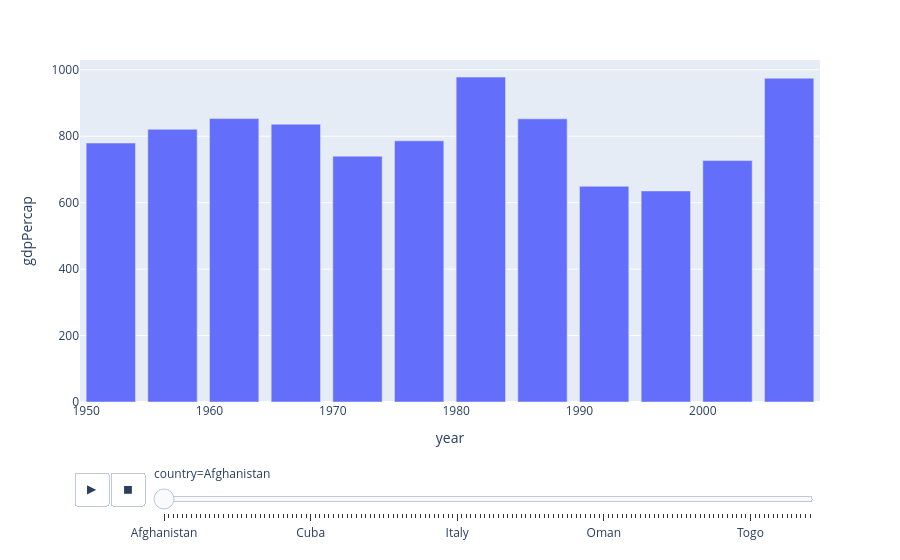

Notebook code cell kept with this figure:
### Code cell
px.bar(df, x = 'year',  y = 'gdpPercap', animation_frame='country')

### Figure 1 — Plotly figure (JSON) as saved in the notebook; plotly's stock layout.template omitted (floating-point values rounded to 4 significant figures)
{"data": [{"hovertemplate": "country=Afghanistan<br>year=%{x}<br>gdpPercap=%{y}<extra></extra>", "legendgroup": "", "marker": {"color": "#636efa", "pattern": {"shape": ""}}, "name": "", "orientation": "v", "showlegend": false, "textposition": "auto", "type": "bar", "x": [1952, 1957, 1962, 1967, 1972, 1977, 1982, 1987, 1992, 1997, 2002, 2007], "xaxis": "x", "y": [779.4, 820.9, 853.1, 836.2, 740.0, 786.1, 978.0, 852.4, 649.3, 635.3, 726.7, 974.6], "yaxis": "y"}], "layout": {"barmode": "relative", "legend": {"tracegroupgap": 0}, "margin": {"t": 60}, "sliders": [{"active": 0, "currentvalue": {"prefix": "country="}, "len": 0.9, "pad": {"b": 10, "t": 60}, "steps": [{"args": [["Afghanistan"], {"frame": {"duration": 0, "redraw": true}, "fromcurrent": true, "mode": "immediate", "transition": {"duration": 0, "easing": "linear"}}], "label": "Afghanistan", "method": "animate"}, {"args": [["Albania"], {"frame": {"duration": 0, "redraw": true}, "fromcurrent": true, "mode": "immediate", "transition": {"duration": 0, "easing": "linear"}}], "label": "Albania", "method": "animate"}, {"args": [["Algeria"], {"frame": {"duration": 0, "redraw": true}, "fromcurrent": true, "mode": "immediate", "transition": {"duration": 0, "easing": "linear"}}], "label": "Algeria", "method": "animate"}, {"args": [["Angola"], {"frame": {"duration": 0, "redraw": true}, "fromcurrent": true, "mode": "immediate", "transition": {"duration": 0, "easing": "linear"}}], "label": "Angola", "method": "animate"}, {"args": [["Argentina"], {"frame": {"duration": 0, "redraw": true}, "fromcurrent": true, "mode": "immediate", "transition": {"duration": 0, "easing": "linear"}}], "label": "Argentina", "method": "animate"}, {"args": [["Australia"], {"frame": {"duration": 0, "redraw": true}, "fromcurrent": true, "mode": "immediate", "transition": {"duration": 0, "easing": "linear"}}], "label": "Australia", "method": "animate"}, {"args": [["Austria"], {"frame": {"duration": 0, "redraw": true}, "fromcurrent": true, "mode": "immediate", "transition": {"duration": 0, "easing": "linear"}}], "label": "Austria", "method": "animate"}, {"args": [["Bahrain"], {"frame": {"duration": 0, "redraw": true}, "fromcurrent": true, "mode": "immediate", "transition": {"duration": 0, "easing": "linear"}}], "label": "Bahrain", "method": "animate"}, {"args": [["Bangladesh"], {"frame": {"duration": 0, "redraw": true}, "fromcurrent": true, "mode": "immediate", "transition": {"duration": 0, "easing": "linear"}}], "label": "Bangladesh", "method": "animate"}, {"args": [["Belgium"], {"frame": {"duration": 0, "redraw": true}, "fromcurrent": true, "mode": "immediate", "transition": {"duration": 0, "easing": "linear"}}], "label": "Belgium", "method": "animate"}, {"args": [["Benin"], {"frame": {"duration": 0, "redraw": true}, "fromcurrent": true, "mode": "immediate", "transition": {"duration": 0, "easing": "linear"}}], "label": "Benin", "method": "animate"}, {"args": [["Bolivia"], {"frame": {"duration": 0, "redraw": true}, "fromcurrent": true, "mode": "immediate", "transition": {"duration": 0, "easing": "linear"}}], "label": "Bolivia", "method": "animate"}, {"args": [["Bosnia and Herzegovina"], {"frame": {"duration": 0, "redraw": true}, "fromcurrent": true, "mode": "immediate", "transition": {"duration": 0, "easing": "linear"}}], "label": "Bosnia and Herzegovina", "method": "animate"}, {"args": [["Botswana"], {"frame": {"duration": 0, "redraw": true}, "fromcurrent": true, "mode": "immediate", "transition": {"duration": 0, "easing": "linear"}}], "label": "Botswana", "method": "animate"}, {"args": [["Brazil"], {"frame": {"duration": 0, "redraw": true}, "fromcurrent": true, "mode": "immediate", "transition": {"duration": 0, "easing": "linear"}}], "label": "Brazil", "method": "animate"}, {"args": [["Bulgaria"], {"frame": {"duration": 0, "redraw": true}, "fromcurrent": true, "mode": "immediate", "transition": {"duration": 0, "easing": "linear"}}], "label": "Bulgaria", "method": "animate"}, {"args": [["Burkina Faso"], {"frame": {"duration": 0, "redraw": true}, "fromcurrent": true, "mode": "immediate", "transition": {"duration": 0, "easing": "linear"}}], "label": "Burkina Faso", "method": "animate"}, {"args": [["Burundi"], {"frame": {"duration": 0, "redraw": true}, "fromcurrent": true, "mode": "immediate", "transition": {"duration": 0, "easing": "linear"}}], "label": "Burundi", "method": "animate"}, {"args": [["Cambodia"], {"frame": {"duration": 0, "redraw": true}, "fromcurrent": true, "mode": "immediate", "transition": {"duration": 0, "easing": "linear"}}], "label": "Cambodia", "method": "animate"}, {"args": [["Cameroon"], {"frame": {"duration": 0, "redraw": true}, "fromcurrent": true, "mode": "immediate", "transition": {"duration": 0, "easing": "linear"}}], "label": "Cameroon", "method": "animate"}, {"args": [["Canada"], {"frame": {"duration": 0, "redraw": true}, "fromcurrent": true, "mode": "immediate", "transition": {"duration": 0, "easing": "linear"}}], "label": "Canada", "method": "animate"}, {"args": [["Central African Republic"], {"frame": {"duration": 0, "redraw": true}, "fromcurrent": true, "mode": "immediate", "transition": {"duration": 0, "easing": "linear"}}], "label": "Central African Republic", "method": "animate"}, {"args": [["Chad"], {"frame": {"duration": 0, "redraw": true}, "fromcurrent": true, "mode": "immediate", "transition": {"duration": 0, "easing": "linear"}}], "label": "Chad", "method": "animate"}, {"args": [["Chile"], {"frame": {"duration": 0, "redraw": true}, "fromcurrent": true, "mode": "immediate", "transition": {"duration": 0, "easing": "linear"}}], "label": "Chile", "method": "animate"}, {"args": [["China"], {"frame": {"duration": 0, "redraw": true}, "fromcurrent": true, "mode": "immediate", "transition": {"duration": 0, "easing": "linear"}}], "label": "China", "method": "animate"}, {"args": [["Colombia"], {"frame": {"duration": 0, "redraw": true}, "fromcurrent": true, "mode": "immediate", "transition": {"duration": 0, "easing": "linear"}}], "label": "Colombia", "method": "animate"}, {"args": [["Comoros"], {"frame": {"duration": 0, "redraw": true}, "fromcurrent": true, "mode": "immediate", "transition": {"duration": 0, "easing": "linear"}}], "label": "Comoros", "method": "animate"}, {"args": [["Congo, Dem. Rep."], {"frame": {"duration": 0, "redraw": true}, "fromcurrent": true, "mode": "immediate", "transition": {"duration": 0, "easing": "linear"}}], "label": "Congo, Dem. Rep.", "method": "animate"}, {"args": [["Congo, Rep."], {"frame": {"duration": 0, "redraw": true}, "fromcurrent": true, "mode": "immediate", "transition": {"duration": 0, "easing": "linear"}}], "label": "Congo, Rep.", "method": "animate"}, {"args": [["Costa Rica"], {"frame": {"duration": 0, "redraw": true}, "fromcurrent": true, "mode": "immediate", "transition": {"duration": 0, "easing": "linear"}}], "label": "Costa Rica", "method": "animate"}, {"args": [["Cote d'Ivoire"], {"frame": {"duration": 0, "redraw": true}, "fromcurrent": true, "mode": "immediate", "transition": {"duration": 0, "easing": "linear"}}], "label": "Cote d'Ivoire", "method": "animate"}, {"args": [["Croatia"], {"frame": {"duration": 0, "redraw": true}, "fromcurrent": true, "mode": "immediate", "transition": {"duration": 0, "easing": "linear"}}], "label": "Croatia", "method": "animate"}, {"args": [["Cuba"], {"frame": {"duration": 0, "redraw": true}, "fromcurrent": true, "mode": "immediate", "transition": {"duration": 0, "easing": "linear"}}], "label": "Cuba", "method": "animate"}, {"args": [["Czech Republic"], {"frame": {"duration": 0, "redraw": true}, "fromcurrent": true, "mode": "immediate", "transition": {"duration": 0, "easing": "linear"}}], "label": "Czech Republic", "method": "animate"}, {"args": [["Denmark"], {"frame": {"duration": 0, "redraw": true}, "fromcurrent": true, "mode": "immediate", "transition": {"duration": 0, "easing": "linear"}}], "label": "Denmark", "method": "animate"}, {"args": [["Djibouti"], {"frame": {"duration": 0, "redraw": true}, "fromcurrent": true, "mode": "immediate", "transition": {"duration": 0, "easing": "linear"}}], "label": "Djibouti", "method": "animate"}, {"args": [["Dominican Republic"], {"frame": {"duration": 0, "redraw": true}, "fromcurrent": true, "mode": "immediate", "transition": {"duration": 0, "easing": "linear"}}], "label": "Dominican Republic", "method": "animate"}, {"args": [["Ecuador"], {"frame": {"duration": 0, "redraw": true}, "fromcurrent": true, "mode": "immediate", "transition": {"duration": 0, "easing": "linear"}}], "label": "Ecuador", "method": "animate"}, {"args": [["Egypt"], {"frame": {"duration": 0, "redraw": true}, "fromcurrent": true, "mode": "immediate", "transition": {"duration": 0, "easing": "linear"}}], "label": "Egypt", "method": "animate"}, {"args": [["El Salvador"], {"frame": {"duration": 0, "redraw": true}, "fromcurrent": true, "mode": "immediate", "transition": {"duration": 0, "easing": "linear"}}], "label": "El Salvador", "method": "animate"}, {"args": [["Equatorial Guinea"], {"frame": {"duration": 0, "redraw": true}, "fromcurrent": true, "mode": "immediate", "transition": {"duration": 0, "easing": "linear"}}], "label": "Equatorial Guinea", "method": "animate"}, {"args": [["Eritrea"], {"frame": {"duration": 0, "redraw": true}, "fromcurrent": true, "mode": "immediate", "transition": {"duration": 0, "easing": "linear"}}], "label": "Eritrea", "method": "animate"}, {"args": [["Ethiopia"], {"frame": {"duration": 0, "redraw": true}, "fromcurrent": true, "mode": "immediate", "transition": {"duration": 0, "easing": "linear"}}], "label": "Ethiopia", "method": "animate"}, {"args": [["Finland"], {"frame": {"duration": 0, "redraw": true}, "fromcurrent": true, "mode": "immediate", "transition": {"duration": 0, "easing": "linear"}}], "label": "Finland", "method": "animate"}, {"args": [["France"], {"frame": {"duration": 0, "redraw": true}, "fromcurrent": true, "mode": "immediate", "transition": {"duration": 0, "easing": "linear"}}], "label": "France", "method": "animate"}, {"args": [["Gabon"], {"frame": {"duration": 0, "redraw": true}, "fromcurrent": true, "mode": "immediate", "transition": {"duration": 0, "easing": "linear"}}], "label": "Gabon", "method": "animate"}, {"args": [["Gambia"], {"frame": {"duration": 0, "redraw": true}, "fromcurrent": true, "mode": "immediate", "transition": {"duration": 0, "easing": "linear"}}], "label": "Gambia", "method": "animate"}, {"args": [["Germany"], {"frame": {"duration": 0, "redraw": true}, "fromcurrent": true, "mode": "immediate", "transition": {"duration": 0, "easing": "linear"}}], "label": "Germany", "method": "animate"}, {"args": [["Ghana"], {"frame": {"duration": 0, "redraw": true}, "fromcurrent": true, "mode": "immediate", "transition": {"duration": 0, "easing": "linear"}}], "label": "Ghana", "method": "animate"}, {"args": [["Greece"], {"frame": {"duration": 0, "redraw": true}, "fromcurrent": true, "mode": "immediate", "transition": {"duration": 0, "easing": "linear"}}], "label": "Greece", "method": "animate"}, {"args": [["Guatemala"], {"frame": {"duration": 0, "redraw": true}, "fromcurrent": true, "mode": "immediate", "transition": {"duration": 0, "easing": "linear"}}], "label": "Guatemala", "method": "animate"}, {"args": [["Guinea"], {"frame": {"duration": 0, "redraw": true}, "fromcurrent": true, "mode": "immediate", "transition": {"duration": 0, "easing": "linear"}}], "label": "Guinea", "method": "animate"}, {"args": [["Guinea-Bissau"], {"frame": {"duration": 0, "redraw": true}, "fromcurrent": true, "mode": "immediate", "transition": {"duration": 0, "easing": "linear"}}], "label": "Guinea-Bissau", "method": "animate"}, {"args": [["Haiti"], {"frame": {"duration": 0, "redraw": true}, "fromcurrent": true, "mode": "immediate", "transition": {"duration": 0, "easing": "linear"}}], "label": "Haiti", "method": "animate"}, {"args": [["Honduras"], {"frame": {"duration": 0, "redraw": true}, "fromcurrent": true, "mode": "immediate", "transition": {"duration": 0, "easing": "linear"}}], "label": "Honduras", "method": "animate"}, {"args": [["Hong Kong, China"], {"frame": {"duration": 0, "redraw": true}, "fromcurrent": true, "mode": "immediate", "transition": {"duration": 0, "easing": "linear"}}], "label": "Hong Kong, China", "method": "animate"}, {"args": [["Hungary"], {"frame": {"duration": 0, "redraw": true}, "fromcurrent": true, "mode": "immediate", "transition": {"duration": 0, "easing": "linear"}}], "label": "Hungary", "method": "animate"}, {"args": [["Iceland"], {"frame": {"duration": 0, "redraw": true}, "fromcurrent": true, "mode": "immediate", "transition": {"duration": 0, "easing": "linear"}}], "label": "Iceland", "method": "animate"}, {"args": [["India"], {"frame": {"duration": 0, "redraw": true}, "fromcurrent": true, "mode": "immediate", "transition": {"duration": 0, "easing": "linear"}}], "label": "India", "method": "animate"}, {"args": [["Indonesia"], {"frame": {"duration": 0, "redraw": true}, "fromcurrent": true, "mode": "immediate", "transition": {"duration": 0, "easing": "linear"}}], "label": "Indonesia", "method": "animate"}, {"args": [["Iran"], {"frame": {"duration": 0, "redraw": true}, "fromcurrent": true, "mode": "immediate", "transition": {"duration": 0, "easing": "linear"}}], "label": "Iran", "method": "animate"}, {"args": [["Iraq"], {"frame": {"duration": 0, "redraw": true}, "fromcurrent": true, "mode": "immediate", "transition": {"duration": 0, "easing": "linear"}}], "label": "Iraq", "method": "animate"}, {"args": [["Ireland"], {"frame": {"duration": 0, "redraw": true}, "fromcurrent": true, "mode": "immediate", "transition": {"duration": 0, "easing": "linear"}}], "label": "Ireland", "method": "animate"}, {"args": [["Israel"], {"frame": {"duration": 0, "redraw": true}, "fromcurrent": true, "mode": "immediate", "transition": {"duration": 0, "easing": "linear"}}], "label": "Israel", "method": "animate"}, {"args": [["Italy"], {"frame": {"duration": 0, "redraw": true}, "fromcurrent": true, "mode": "immediate", "transition": {"duration": 0, "easing": "linear"}}], "label": "Italy", "method": "animate"}, {"args": [["Jamaica"], {"frame": {"duration": 0, "redraw": true}, "fromcurrent": true, "mode": "immediate", "transition": {"duration": 0, "easing": "linear"}}], "label": "Jamaica", "method": "animate"}, {"args": [["Japan"], {"frame": {"duration": 0, "redraw": true}, "fromcurrent": true, "mode": "immediate", "transition": {"duration": 0, "easing": "linear"}}], "label": "Japan", "method": "animate"}, {"args": [["Jordan"], {"frame": {"duration": 0, "redraw": true}, "fromcurrent": true, "mode": "immediate", "transition": {"duration": 0, "easing": "linear"}}], "label": "Jordan", "method": "animate"}, {"args": [["Kenya"], {"frame": {"duration": 0, "redraw": true}, "fromcurrent": true, "mode": "immediate", "transition": {"duration": 0, "easing": "linear"}}], "label": "Kenya", "method": "animate"}, {"args": [["Korea, Dem. Rep."], {"frame": {"duration": 0, "redraw": true}, "fromcurrent": true, "mode": "immediate", "transition": {"duration": 0, "easing": "linear"}}], "label": "Korea, Dem. Rep.", "method": "animate"}, {"args": [["Korea, Rep."], {"frame": {"duration": 0, "redraw": true}, "fromcurrent": true, "mode": "immediate", "transition": {"duration": 0, "easing": "linear"}}], "label": "Korea, Rep.", "method": "animate"}, {"args": [["Kuwait"], {"frame": {"duration": 0, "redraw": true}, "fromcurrent": true, "mode": "immediate", "transition": {"duration": 0, "easing": "linear"}}], "label": "Kuwait", "method": "animate"}, {"args": [["Lebanon"], {"frame": {"duration": 0, "redraw": true}, "fromcurrent": true, "mode": "immediate", "transition": {"duration": 0, "easing": "linear"}}], "label": "Lebanon", "method": "animate"}, {"args": [["Lesotho"], {"frame": {"duration": 0, "redraw": true}, "fromcurrent": true, "mode": "immediate", "transition": {"duration": 0, "easing": "linear"}}], "label": "Lesotho", "method": "animate"}, {"args": [["Liberia"], {"frame": {"duration": 0, "redraw": true}, "fromcurrent": true, "mode": "immediate", "transition": {"duration": 0, "easing": "linear"}}], "label": "Liberia", "method": "animate"}, {"args": [["Libya"], {"frame": {"duration": 0, "redraw": true}, "fromcurrent": true, "mode": "immediate", "transition": {"duration": 0, "easing": "linear"}}], "label": "Libya", "method": "animate"}, {"args": [["Madagascar"], {"frame": {"duration": 0, "redraw": true}, "fromcurrent": true, "mode": "immediate", "transition": {"duration": 0, "easing": "linear"}}], "label": "Madagascar", "method": "animate"}, {"args": [["Malawi"], {"frame": {"duration": 0, "redraw": true}, "fromcurrent": true, "mode": "immediate", "transition": {"duration": 0, "easing": "linear"}}], "label": "Malawi", "method": "animate"}, {"args": [["Malaysia"], {"frame": {"duration": 0, "redraw": true}, "fromcurrent": true, "mode": "immediate", "transition": {"duration": 0, "easing": "linear"}}], "label": "Malaysia", "method": "animate"}, {"args": [["Mali"], {"frame": {"duration": 0, "redraw": true}, "fromcurrent": true, "mode": "immediate", "transition": {"duration": 0, "easing": "linear"}}], "label": "Mali", "method": "animate"}, {"args": [["Mauritania"], {"frame": {"duration": 0, "redraw": true}, "fromcurrent": true, "mode": "immediate", "transition": {"duration": 0, "easing": "linear"}}], "label": "Mauritania", "method": "animate"}, {"args": [["Mauritius"], {"frame": {"duration": 0, "redraw": true}, "fromcurrent": true, "mode": "immediate", "transition": {"duration": 0, "easing": "linear"}}], "label": "Mauritius", "method": "animate"}, {"args": [["Mexico"], {"frame": {"duration": 0, "redraw": true}, "fromcurrent": true, "mode": "immediate", "transition": {"duration": 0, "easing": "linear"}}], "label": "Mexico", "method": "animate"}, {"args": [["Mongolia"], {"frame": {"duration": 0, "redraw": true}, "fromcurrent": true, "mode": "immediate", "transition": {"duration": 0, "easing": "linear"}}], "label": "Mongolia", "method": "animate"}, {"args": [["Montenegro"], {"frame": {"duration": 0, "redraw": true}, "fromcurrent": true, "mode": "immediate", "transition": {"duration": 0, "easing": "linear"}}], "label": "Montenegro", "method": "animate"}, {"args": [["Morocco"], {"frame": {"duration": 0, "redraw": true}, "fromcurrent": true, "mode": "immediate", "transition": {"duration": 0, "easing": "linear"}}], "label": "Morocco", "method": "animate"}, {"args": [["Mozambique"], {"frame": {"duration": 0, "redraw": true}, "fromcurrent": true, "mode": "immediate", "transition": {"duration": 0, "easing": "linear"}}], "label": "Mozambique", "method": "animate"}, {"args": [["Myanmar"], {"frame": {"duration": 0, "redraw": true}, "fromcurrent": true, "mode": "immediate", "transition": {"duration": 0, "easing": "linear"}}], "label": "Myanmar", "method": "animate"}, {"args": [["Namibia"], {"frame": {"duration": 0, "redraw": true}, "fromcurrent": true, "mode": "immediate", "transition": {"duration": 0, "easing": "linear"}}], "label": "Namibia", "method": "animate"}, {"args": [["Nepal"], {"frame": {"duration": 0, "redraw": true}, "fromcurrent": true, "mode": "immediate", "transition": {"duration": 0, "easing": "linear"}}], "label": "Nepal", "method": "animate"}, {"args": [["Netherlands"], {"frame": {"duration": 0, "redraw": true}, "fromcurrent": true, "mode": "immediate", "transition": {"duration": 0, "easing": "linear"}}], "label": "Netherlands", "method": "animate"}, {"args": [["New Zealand"], {"frame": {"duration": 0, "redraw": true}, "fromcurrent": true, "mode": "immediate", "transition": {"duration": 0, "easing": "linear"}}], "label": "New Zealand", "method": "animate"}, {"args": [["Nicaragua"], {"frame": {"duration": 0, "redraw": true}, "fromcurrent": true, "mode": "immediate", "transition": {"duration": 0, "easing": "linear"}}], "label": "Nicaragua", "method": "animate"}, {"args": [["Niger"], {"frame": {"duration": 0, "redraw": true}, "fromcurrent": true, "mode": "immediate", "transition": {"duration": 0, "easing": "linear"}}], "label": "Niger", "method": "animate"}, {"args": [["Nigeria"], {"frame": {"duration": 0, "redraw": true}, "fromcurrent": true, "mode": "immediate", "transition": {"duration": 0, "easing": "linear"}}], "label": "Nigeria", "method": "animate"}, {"args": [["Norway"], {"frame": {"duration": 0, "redraw": true}, "fromcurrent": true, "mode": "immediate", "transition": {"duration": 0, "easing": "linear"}}], "label": "Norway", "method": "animate"}, {"args": [["Oman"], {"frame": {"duration": 0, "redraw": true}, "fromcurrent": true, "mode": "immediate", "transition": {"duration": 0, "easing": "linear"}}], "label": "Oman", "method": "animate"}, {"args": [["Pakistan"], {"frame": {"duration": 0, "redraw": true}, "fromcurrent": true, "mode": "immediate", "transition": {"duration": 0, "easing": "linear"}}], "label": "Pakistan", "method": "animate"}, {"args": [["Panama"], {"frame": {"duration": 0, "redraw": true}, "fromcurrent": true, "mode": "immediate", "transition": {"duration": 0, "easing": "linear"}}], "label": "Panama", "method": "animate"}, {"args": [["Paraguay"], {"frame": {"duration": 0, "redraw": true}, "fromcurrent": true, "mode": "immediate", "transition": {"duration": 0, "easing": "linear"}}], "label": "Paraguay", "method": "animate"}, {"args": [["Peru"], {"frame": {"duration": 0, "redraw": true}, "fromcurrent": true, "mode": "immediate", "transition": {"duration": 0, "easing": "linear"}}], "label": "Peru", "method": "animate"}, {"args": [["Philippines"], {"frame": {"duration": 0, "redraw": true}, "fromcurrent": true, "mode": "immediate", "transition": {"duration": 0, "easing": "linear"}}], "label": "Philippines", "method": "animate"}, {"args": [["Poland"], {"frame": {"duration": 0, "redraw": true}, "fromcurrent": true, "mode": "immediate", "transition": {"duration": 0, "easing": "linear"}}], "label": "Poland", "method": "animate"}, {"args": [["Portugal"], {"frame": {"duration": 0, "redraw": true}, "fromcurrent": true, "mode": "immediate", "transition": {"duration": 0, "easing": "linear"}}], "label": "Portugal", "method": "animate"}, {"args": [["Puerto Rico"], {"frame": {"duration": 0, "redraw": true}, "fromcurrent": true, "mode": "immediate", "transition": {"duration": 0, "easing": "linear"}}], "label": "Puerto Rico", "method": "animate"}, {"args": [["Reunion"], {"frame": {"duration": 0, "redraw": true}, "fromcurrent": true, "mode": "immediate", "transition": {"duration": 0, "easing": "linear"}}], "label": "Reunion", "method": "animate"}, {"args": [["Romania"], {"frame": {"duration": 0, "redraw": true}, "fromcurrent": true, "mode": "immediate", "transition": {"duration": 0, "easing": "linear"}}], "label": "Romania", "method": "animate"}, {"args": [["Rwanda"], {"frame": {"duration": 0, "redraw": true}, "fromcurrent": true, "mode": "immediate", "transition": {"duration": 0, "easing": "linear"}}], "label": "Rwanda", "method": "animate"}, {"args": [["Sao Tome and Principe"], {"frame": {"duration": 0, "redraw": true}, "fromcurrent": true, "mode": "immediate", "transition": {"duration": 0, "easing": "linear"}}], "label": "Sao Tome and Principe", "method": "animate"}, {"args": [["Saudi Arabia"], {"frame": {"duration": 0, "redraw": true}, "fromcurrent": true, "mode": "immediate", "transition": {"duration": 0, "easing": "linear"}}], "label": "Saudi Arabia", "method": "animate"}, {"args": [["Senegal"], {"frame": {"duration": 0, "redraw": true}, "fromcurrent": true, "mode": "immediate", "transition": {"duration": 0, "easing": "linear"}}], "label": "Senegal", "method": "animate"}, {"args": [["Serbia"], {"frame": {"duration": 0, "redraw": true}, "fromcurrent": true, "mode": "immediate", "transition": {"duration": 0, "easing": "linear"}}], "label": "Serbia", "method": "animate"}, {"args": [["Sierra Leone"], {"frame": {"duration": 0, "redraw": true}, "fromcurrent": true, "mode": "immediate", "transition": {"duration": 0, "easing": "linear"}}], "label": "Sierra Leone", "method": "animate"}, {"args": [["Singapore"], {"frame": {"duration": 0, "redraw": true}, "fromcurrent": true, "mode": "immediate", "transition": {"duration": 0, "easing": "linear"}}], "label": "Singapore", "method": "animate"}, {"args": [["Slovak Republic"], {"frame": {"duration": 0, "redraw": true}, "fromcurrent": true, "mode": "immediate", "transition": {"duration": 0, "easing": "linear"}}], "label": "Slovak Republic", "method": "animate"}, {"args": [["Slovenia"], {"frame": {"duration": 0, "redraw": true}, "fromcurrent": true, "mode": "immediate", "transition": {"duration": 0, "easing": "linear"}}], "label": "Slovenia", "method": "animate"}, {"args": [["Somalia"], {"frame": {"duration": 0, "redraw": true}, "fromcurrent": true, "mode": "immediate", "transition": {"duration": 0, "easing": "linear"}}], "label": "Somalia", "method": "animate"}, {"args": [["South Africa"], {"frame": {"duration": 0, "redraw": true}, "fromcurrent": true, "mode": "immediate", "transition": {"duration": 0, "easing": "linear"}}], "label": "South Africa", "method": "animate"}, {"args": [["Spain"], {"frame": {"duration": 0, "redraw": true}, "fromcurrent": true, "mode": "immediate", "transition": {"duration": 0, "easing": "linear"}}], "label": "Spain", "method": "animate"}, {"args": [["Sri Lanka"], {"frame": {"duration": 0, "redraw": true}, "fromcurrent": true, "mode": "immediate", "transition": {"duration": 0, "easing": "linear"}}], "label": "Sri Lanka", "method": "animate"}, {"args": [["Sudan"], {"frame": {"duration": 0, "redraw": true}, "fromcurrent": true, "mode": "immediate", "transition": {"duration": 0, "easing": "linear"}}], "label": "Sudan", "method": "animate"}, {"args": [["Swaziland"], {"frame": {"duration": 0, "redraw": true}, "fromcurrent": true, "mode": "immediate", "transition": {"duration": 0, "easing": "linear"}}], "label": "Swaziland", "method": "animate"}, {"args": [["Sweden"], {"frame": {"duration": 0, "redraw": true}, "fromcurrent": true, "mode": "immediate", "transition": {"duration": 0, "easing": "linear"}}], "label": "Sweden", "method": "animate"}, {"args": [["Switzerland"], {"frame": {"duration": 0, "redraw": true}, "fromcurrent": true, "mode": "immediate", "transition": {"duration": 0, "easing": "linear"}}], "label": "Switzerland", "method": "animate"}, {"args": [["Syria"], {"frame": {"duration": 0, "redraw": true}, "fromcurrent": true, "mode": "immediate", "transition": {"duration": 0, "easing": "linear"}}], "label": "Syria", "method": "animate"}, {"args": [["Taiwan"], {"frame": {"duration": 0, "redraw": true}, "fromcurrent": true, "mode": "immediate", "transition": {"duration": 0, "easing": "linear"}}], "label": "Taiwan", "method": "animate"}, {"args": [["Tanzania"], {"frame": {"duration": 0, "redraw": true}, "fromcurrent": true, "mode": "immediate", "transition": {"duration": 0, "easing": "linear"}}], "label": "Tanzania", "method": "animate"}, {"args": [["Thailand"], {"frame": {"duration": 0, "redraw": true}, "fromcurrent": true, "mode": "immediate", "transition": {"duration": 0, "easing": "linear"}}], "label": "Thailand", "method": "animate"}, {"args": [["Togo"], {"frame": {"duration": 0, "redraw": true}, "fromcurrent": true, "mode": "immediate", "transition": {"duration": 0, "easing": "linear"}}], "label": "Togo", "method": "animate"}, {"args": [["Trinidad and Tobago"], {"frame": {"duration": 0, "redraw": true}, "fromcurrent": true, "mode": "immediate", "transition": {"duration": 0, "easing": "linear"}}], "label": "Trinidad and Tobago", "method": "animate"}, {"args": [["Tunisia"], {"frame": {"duration": 0, "redraw": true}, "fromcurrent": true, "mode": "immediate", "transition": {"duration": 0, "easing": "linear"}}], "label": "Tunisia", "method": "animate"}, {"args": [["Turkey"], {"frame": {"duration": 0, "redraw": true}, "fromcurrent": true, "mode": "immediate", "transition": {"duration": 0, "easing": "linear"}}], "label": "Turkey", "method": "animate"}, {"args": [["Uganda"], {"frame": {"duration": 0, "redraw": true}, "fromcurrent": true, "mode": "immediate", "transition": {"duration": 0, "easing": "linear"}}], "label": "Uganda", "method": "animate"}, {"args": [["United Kingdom"], {"frame": {"duration": 0, "redraw": true}, "fromcurrent": true, "mode": "immediate", "transition": {"duration": 0, "easing": "linear"}}], "label": "United Kingdom", "method": "animate"}, {"args": [["United States"], {"frame": {"duration": 0, "redraw": true}, "fromcurrent": true, "mode": "immediate", "transition": {"duration": 0, "easing": "linear"}}], "label": "United States", "method": "animate"}, {"args": [["Uruguay"], {"frame": {"duration": 0, "redraw": true}, "fromcurrent": true, "mode": "immediate", "transition": {"duration": 0, "easing": "linear"}}], "label": "Uruguay", "method": "animate"}, {"args": [["Venezuela"], {"frame": {"duration": 0, "redraw": true}, "fromcurrent": true, "mode": "immediate", "transition": {"duration": 0, "easing": "linear"}}], "label": "Venezuela", "method": "animate"}, {"args": [["Vietnam"], {"frame": {"duration": 0, "redraw": true}, "fromcurrent": true, "mode": "immediate", "transition": {"duration": 0, "easing": "linear"}}], "label": "Vietnam", "method": "animate"}, {"args": [["West Bank and Gaza"], {"frame": {"duration": 0, "redraw": true}, "fromcurrent": true, "mode": "immediate", "transition": {"duration": 0, "easing": "linear"}}], "label": "West Bank and Gaza", "method": "animate"}, {"args": [["Yemen, Rep."], {"frame": {"duration": 0, "redraw": true}, "fromcurrent": true, "mode": "immediate", "transition": {"duration": 0, "easing": "linear"}}], "label": "Yemen, Rep.", "method": "animate"}, {"args": [["Zambia"], {"frame": {"duration": 0, "redraw": true}, "fromcurrent": true, "mode": "immediate", "transition": {"duration": 0, "easing": "linear"}}], "label": "Zambia", "method": "animate"}, {"args": [["Zimbabwe"], {"frame": {"duration": 0, "redraw": true}, "fromcurrent": true, "mode": "immediate", "transition": {"duration": 0, "easing": "linear"}}], "label": "Zimbabwe", "method": "animate"}], "x": 0.1, "xanchor": "left", "y": 0, "yanchor": "top"}], "updatemenus": [{"buttons": [{"args": [null, {"frame": {"duration": 500, "redraw": true}, "fromcurrent": true, "mode": "immediate", "transition": {"duration": 500, "easing": "linear"}}], "label": "&#9654;", "method": "animate"}, {"args": [[null], {"frame": {"duration": 0, "redraw": true}, "fromcurrent": true, "mode": "immediate", "transition": {"duration": 0, "easing": "linear"}}], "label": "&#9724;", "method": "animate"}], "direction": "left", "pad": {"r": 10, "t": 70}, "showactive": false, "type": "buttons", "x": 0.1, "xanchor": "right", "y": 0, "yanchor": "top"}], "xaxis": {"anchor": "y", "domain": [0, 1], "title": {"text": "year"}}, "yaxis": {"anchor": "x", "domain": [0, 1], "title": {"text": "gdpPercap"}}}}
